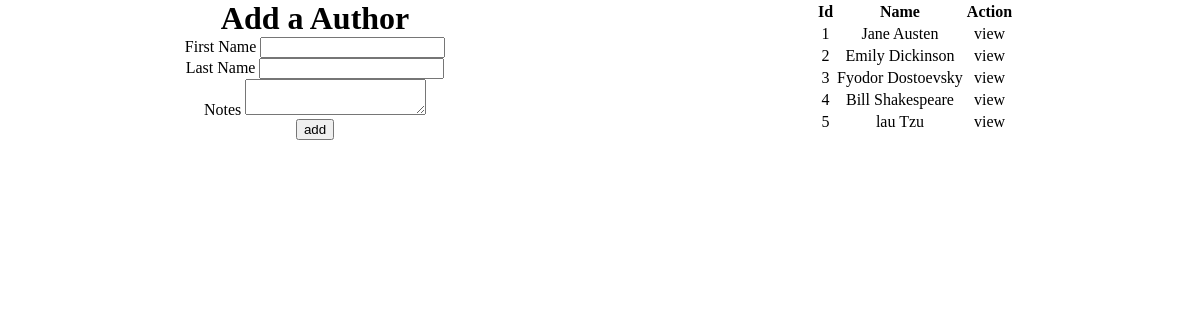
Before: /authors/ with the older database file.
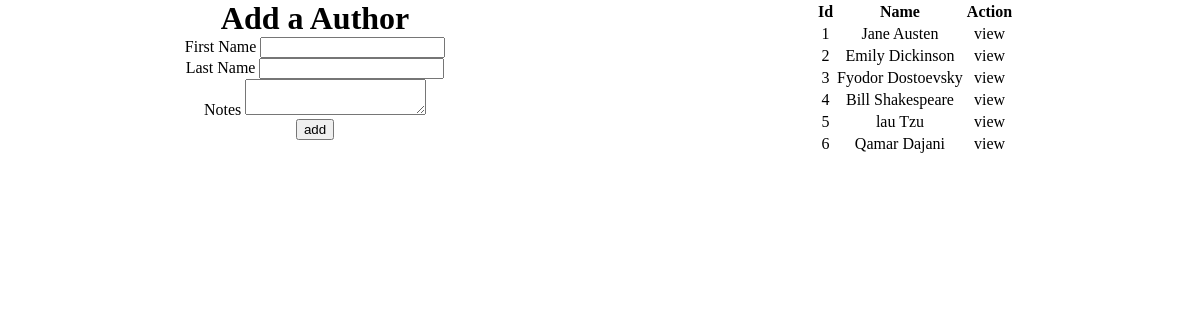
After: the same page with the newer database file.
### bookapp/models.py (models this page shows)
class Authors (models.Model):
    first_name= models.CharField(max_length=45)
    last_name=models.CharField(max_length=45)
    notes=models.TextField(null=True)
    books_authors=models.ManyToManyField(Books,related_name="authors")
    created_at = models.DateTimeField(auto_now_add=True)
    updated_at = models.DateTimeField(auto_now=True)

### bookapp/views.py (the view)
# urls.py: path('authors/', views.index2),
def index2(request):
    context={
         "all_authors" : Authors.objects.all(),
    }
    return render (request,'index2.html',context)

### bookapp/templates/index2.html (shortened to what this page needs)
<!DOCTYPE html>
<html lang="en">
<head>
</head>
<body>
    <main>
        <div class="first">
            <h1>Add a Author</h1>
            <form action="/author" method="POST">
                <label for="firstname">First Name</label>
                <input type="text" name="firstname"><br>
                <label for="lasttname">Last Name</label>
                <input type="text" name="lastname"><br>
                <label for="notes">Notes</label>
                <textarea name="notes"></textarea><br>
                <input type="submit" value="add">
            </form>
        </div>
        <div class="first">
           <table>
               <thead>
                   <tr>
                       <th>Id</th>
                       <th>Name</th>
                       <th>Action</th>
                   </tr>
               </thead>
               <tbody>
                {% for author in all_authors %}
                <tr>
                  <td>{{author.id}}</td>
                  <td>{{author.first_name}} {{author.last_name}}</td>
                  <td>view</td>
                </tr>
                {% endfor %}
               </tbody>
           </table>
        </div>
    </main>
</body>
</html>

Changed rows visible on the page:
added Authors: id "6", first_name "Qamar", last_name "Dajani"
